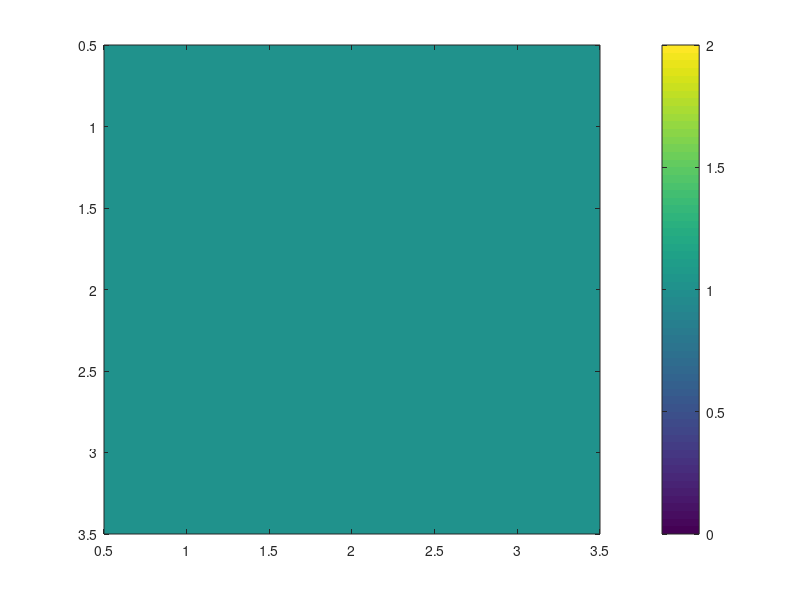
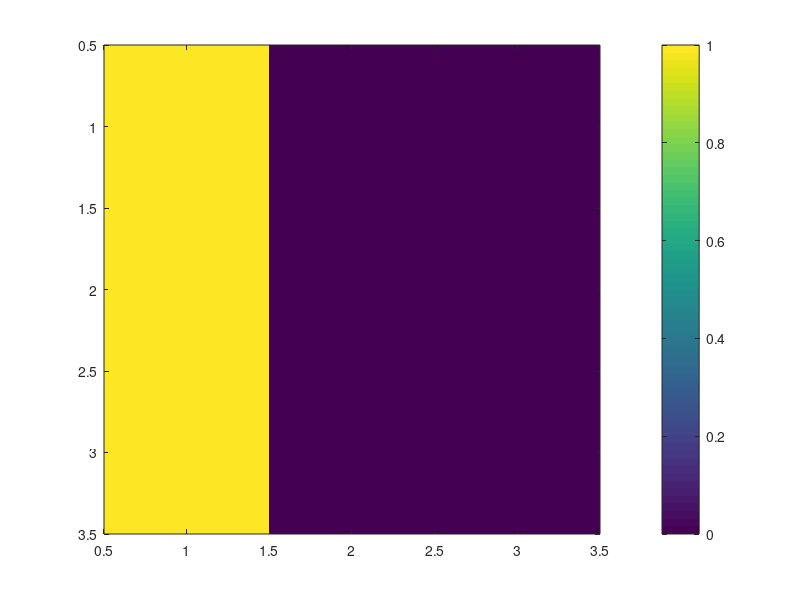
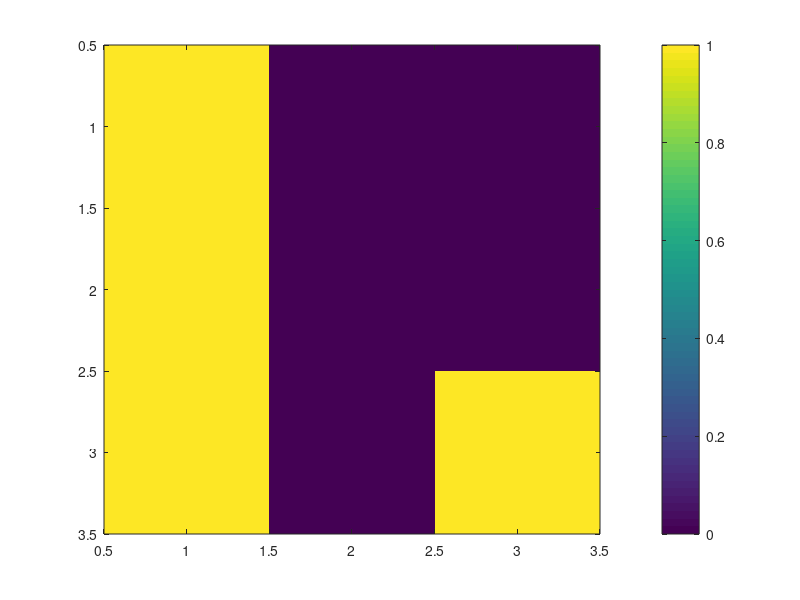

These charts were generated, in order, by the following MATLAB code: (Note: this script raises an error after producing the figures.)
% Diffusion equation $\nabla \cdot (-D \nabla \phi) = \gamma$  
% for Phantom example

% Input image
im = zeros(3,3,3);
im(:,:,1) = 1;
im(:,1,:) = 1;
im(3,3,3) = 1;
figure; imagesc(im(:,:,1)); colorbar;
figure; imagesc(im(:,:,2)); colorbar;
figure; imagesc(im(:,:,3)); colorbar;

%%
% Construct mesh structure
Lx = size(im, 1); % domain length
Nx = size(im, 1); % number of cells
Ly = size(im, 2); % domain length
Ny = size(im, 2); % number of cells
Lz = size(im, 3); % domain length
Nz = size(im, 3); % number of cells
meshstruct = createMesh3D(Nx, Ny, Nz, Lx, Ly, Lz); % construct mesh
x = meshstruct.cellcenters.x; % extract the cell center positions

% Define the boundary condition:
BC = createBC(meshstruct); % all Neumann boundary condition structure
[Mbc, RHSbc] = boundaryCondition(BC); % boundary condition discretization

%%
% Define the transfer coefficients:
D = createCellVariable(meshstruct, im);
Dave = harmonicMean(D);          % convert a cell variable to face variable
Mdiff = diffusionTerm(Dave);     % diffusion term
M = Mdiff + Mbc;                 % matrix of coefficient for central scheme

%%
% Define mask
G = reshape(1:(Nx+2)*(Ny+2)*(Nz+2), Nx+2, Ny+2, Nz+2);
mnx = Nx*Ny*Nz;	mny = Nx*Ny*Nz; mnz = Nx*Ny*Nz;
rowx_index = reshape(G(2:Nx+1,2:Ny+1,2:Nz+1),mnx,1); % main diagonal x
rowy_index = reshape(G(2:Nx+1,2:Ny+1,2:Nz+1),mny,1); % main diagonal y
rowz_index = reshape(G(2:Nx+1,2:Ny+1,2:Nz+1),mnz,1); % main diagonal z

%%
% Compute conductance
conductance = zeros(size(RHSbc, 1), size(RHSbc, 1));
for p1=rowx_index'
    for p2=rowy_index'
        if p2>=p1
            p1
            p2
            RHSbc0 = RHSbc;
            RHSbc0(p1) = 1; % define current i
            RHSbc0(p2) = -1; % define current j
            c = solvePDE(meshstruct, M, RHSbc0); % solve for the central scheme
            conductance(p1, p2) = abs(1 / (c.value(p1) - c.value(p2)));
            conductance(p2, p1) = conductance(p1, p2);
            figure(4); imagesc(c.value(2:4,2:4,2)); colorbar;
            figure(5); imagesc(c.value(2:4,2:4,3)); colorbar;
            figure(6); imagesc(c.value(2:4,2:4,4)); colorbar;
            pause(0.5);
        end
    end
end

%%
% Plot results
conductance(isnan(conductance)) = 0;
figure; image(conductance(rowx_index,rowy_index), 'CDataMapping', 'scaled'); 
colorbar; title('Conductance')
